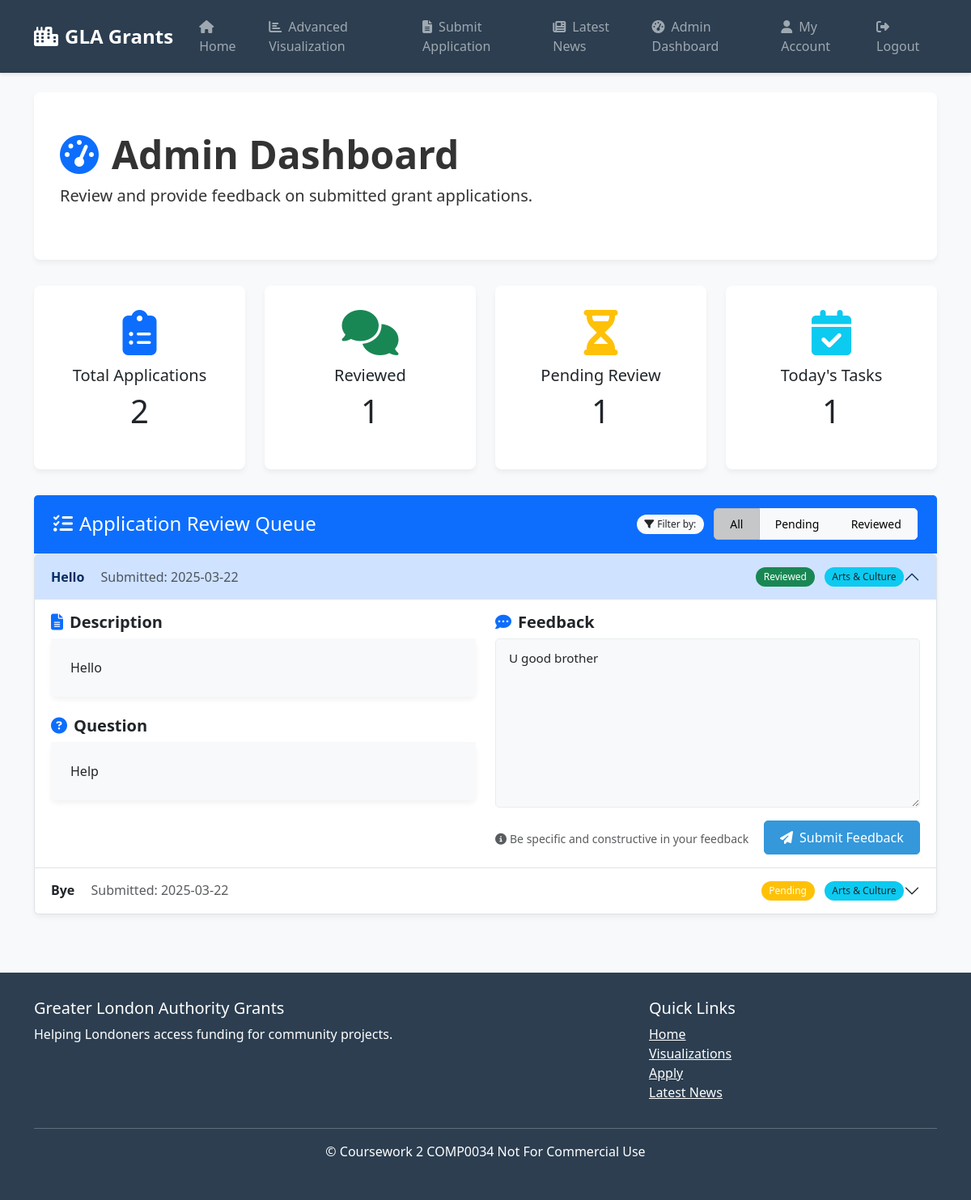
The app's page /admin-dashboard (signed in), older data.
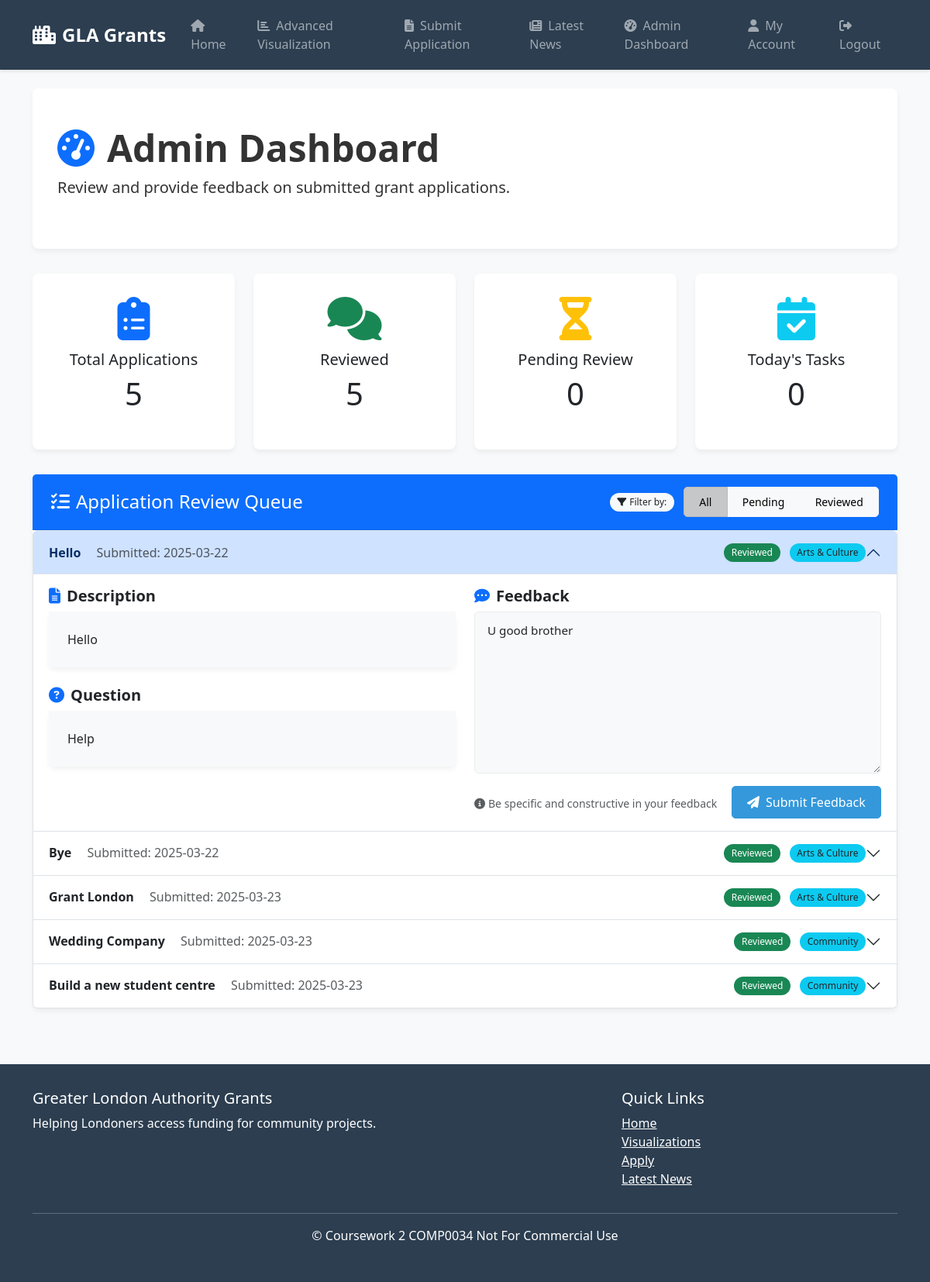
The same page, newer data.
### coursework2/gla_grants_app/models.py (models this page shows)
class GrantApplication(db.Model):
    __tablename__ = 'grant_applications'
    id: Mapped[int] = mapped_column(primary_key=True)
    user_id: Mapped[int] = mapped_column(ForeignKey('users.id'))
    title: Mapped[str] = mapped_column(Text, nullable=False)
    description: Mapped[str] = mapped_column(Text, nullable=False)
    category: Mapped[str] = mapped_column(Text, nullable=False)
    question: Mapped[str] = mapped_column(Text, nullable=False)
    comment: Mapped[Optional[str]] = mapped_column(Text)
    date_submitted: Mapped[str] = mapped_column(Text, nullable=False)
    user = relationship("User", back_populates="applications")

### coursework2/gla_grants_app/routes.py (the view)
@main.route('/admin-dashboard')
def admin_dashboard():
    if 'user_id' not in session:
        flash('Please log in to access this page', 'warning')
        return redirect(url_for('main.login'))
    if not session.get('is_admin', False):
        flash('You do not have permission to access this page', 'danger')
        return redirect(url_for('main.index'))
    applications = db.session.execute(db.select(GrantApplication)).scalars().all()
    return render_template('admin_dashboard.html', applications=applications)

### coursework2/gla_grants_app/templates/admin_dashboard.html (shortened to what this page needs)
{% extends "layout.html" %}
{% block content %}
<div class="hero-section">
    <h1 class="display-5 fw-bold">
        <i class="fas fa-tachometer-alt me-3 text-primary"></i>Admin Dashboard
    </h1>
    <p class="lead">Review and provide feedback on submitted grant applications.</p>
</div>
<div class="row mt-4">
    <div class="col-lg-3 col-md-6 mb-4">
        <div class="card border-primary h-100">
            <div class="card-body text-center">
                <div class="display-4 text-primary mb-2">
                    <i class="fas fa-clipboard-list"></i>
                </div>
                <h5 class="card-title">Total Applications</h5>
                <p class="card-text display-6">{{ applications|length }}</p>
            </div>
        </div>
    </div>
    <div class="col-lg-3 col-md-6 mb-4">
        <div class="card border-success h-100">
            <div class="card-body text-center">
                <div class="display-4 text-success mb-2">
                    <i class="fas fa-comments"></i>
                </div>
                <h5 class="card-title">Reviewed</h5>
                <p class="card-text display-6">{{ applications|selectattr('comment')|list|length }}</p>
            </div>
        </div>
    </div>
    <div class="col-lg-3 col-md-6 mb-4">
        <div class="card border-warning h-100">
            <div class="card-body text-center">
                <div class="display-4 text-warning mb-2">
                    <i class="fas fa-hourglass-half"></i>
                </div>
                <h5 class="card-title">Pending Review</h5>
                <p class="card-text display-6">{{ applications|rejectattr('comment')|list|length }}</p>
            </div>
        </div>
    </div>
    <div class="col-lg-3 col-md-6 mb-4">
        <div class="card border-info h-100">
            <div class="card-body text-center">
                <div class="display-4 text-info mb-2">
                    <i class="fas fa-calendar-check"></i>
                </div>
                <h5 class="card-title">Today's Tasks</h5>
                <p class="card-text display-6">{{ applications|rejectattr('comment')|list|length }}</p>
            </div>
        </div>
    </div>
</div>
<div class="row mt-2">
    <div class="col-md-12">
        <div class="card">
            <div class="card-header bg-primary text-white d-flex justify-content-between align-items-center">
                <h4 class="mb-0">
                    <i class="fas fa-tasks me-2"></i>Application Review Queue
                </h4>
                <div>
                    <span class="badge bg-light text-dark">
                        <i class="fas fa-filter me-1"></i>Filter by:
                    </span>
                    <div class="btn-group ms-2">
                        <button type="button" class="btn btn-sm btn-light active" data-filter="all" onclick="filterApplications('all')">All</button>
                        <button type="button" class="btn btn-sm btn-light" data-filter="pending" onclick="filterApplications('pending')">Pending</button>
                        <button type="button" class="btn btn-sm btn-light" data-filter="reviewed" onclick="filterApplications('reviewed')">Reviewed</button>
                    </div>
                </div>
            </div>
            <div class="card-body p-0">
                {% if applications %}
                    <div class="accordion" id="applicationAccordion">
                        {% for application in applications %}
                            <div class="accordion-item">
                                <h2 class="accordion-header" id="heading{{ application.id }}">
                                    <button class="accordion-button {{ 'collapsed' if not loop.first }}" type="button" data-bs-toggle="collapse" data-bs-target="#collapse{{ application.id }}" aria-expanded="{{ 'true' if loop.first else 'false' }}" aria-controls="collapse{{ application.id }}">
                                        <div class="d-flex align-items-center justify-content-between w-100">
                                            <div>
                                                <span class="fw-bold">{{ application.title }}</span>
                                                <span class="text-muted ms-3">Submitted: {{ application.date_submitted }}</span>
                                            </div>
                                            <div>
                                                <span class="badge {{ 'bg-success' if application.comment else 'bg-warning' }} me-2">
                                                    {{ 'Reviewed' if application.comment else 'Pending' }}
                                                </span>
                                                <span class="badge bg-info text-dark">{{ application.category }}</span>
                                            </div>
                                        </div>
                                    </button>
                                </h2>
                                <div id="collapse{{ application.id }}" class="accordion-collapse collapse {{ 'show' if loop.first }}" aria-labelledby="heading{{ application.id }}" data-bs-parent="#applicationAccordion">
                                    <div class="accordion-body">
                                        <div class="row">
                                            <div class="col-md-6">
                                                <div class="mb-3">
                                                    <h5 class="fw-bold">
                                                        <i class="fas fa-file-alt me-2 text-primary"></i>Description
                                                    </h5>
                                                    <div class="card">
                                                        <div class="card-body bg-light">
                                                            {{ application.description }}
                                                        </div>
                                                    </div>
                                                </div>
                                                <div>
                                                    <h5 class="fw-bold">
                                                        <i class="fas fa-question-circle me-2 text-primary"></i>Question
                                                    </h5>
                                                    <div class="card">
                                                        <div class="card-body bg-light">
                                                            {{ application.question }}
                                                        </div>
                                                    </div>
                                                </div>
                                            </div>
                                            <div class="col-md-6">
                                                <h5 class="fw-bold">
                                                    <i class="fas fa-comment-dots me-2 text-primary"></i>Feedback
                                                </h5>
                                                <form method="POST" action="{{ url_for('main.admin_review', application_id=application.id) }}">
                                                    <div class="mb-3">
                                                        <textarea name="comment" id="comment-{{ application.id }}" class="form-control" rows="8" placeholder="Provide detailed feedback for this application...">{{ application.comment or '' }}</textarea>
                                                    </div>
                                                    <div class="d-flex justify-content-between align-items-center">
                                                        <div class="form-text">
                                                            <i class="fas fa-info-circle me-1"></i>Be specific and constructive in your feedback
                                                        </div>
                                                        <button type="submit" class="btn btn-primary">
                                                            <i class="fas fa-paper-plane me-2"></i>Submit Feedback
                                                        </button>
                                                    </div>
                                                </form>
                                            </div>
                                        </div>
                                    </div>
                                </div>
                            </div>
                        {% endfor %}
                    </div>
                {% else %}
                    <div class="alert alert-info m-3">
                        <i class="fas fa-info-circle me-2"></i>No applications have been submitted yet.
                    </div>
                {% endif %}
            </div>
        </div>
    </div>
</div>
{% endblock %}

### coursework2/gla_grants_app/templates/layout.html (shortened to what this page needs)
<!DOCTYPE html>
<html lang="en">
<head>
    <link href="https://cdn.jsdelivr.net/npm/bootstrap@5.3.0-alpha1/dist/css/bootstrap.min.css" rel="stylesheet">
    <link rel="stylesheet" href="https://cdnjs.cloudflare.com/ajax/libs/font-awesome/6.4.0/css/all.min.css">
</head>
<body>
    <nav class="navbar navbar-expand-lg navbar-dark">
        <div class="container">
            <a class="navbar-brand" href="{% if session.get('user_id') %}{{ url_for('main.index') }}{% else %}{{ url_for('main.landing') }}{% endif %}">
                <i class="fas fa-city icon-spacing"></i>GLA Grants
            </a>
            <div class="collapse navbar-collapse" id="navbarNav">
                <ul class="navbar-nav me-auto">
                    {% if session.get('user_id') %}
                    <li class="nav-item">
                        <a class="nav-link" href="{{ url_for('main.index') }}">
                            <i class="fas fa-home icon-spacing"></i>Home
                        </a>
                    </li>
                    <li class="nav-item">
                        <a class="nav-link" href="{{ url_for('main.dash_visualization') }}">
                            <i class="fas fa-chart-bar icon-spacing"></i>Advanced Visualization
                        </a>
                    </li>
                    <li class="nav-item">
                        <a class="nav-link" href="{{ url_for('main.submit_application') }}">
                            <i class="fas fa-file-alt icon-spacing"></i>Submit Application
                        </a>
                    </li>
                    <li class="nav-item">
                        <a class="nav-link" href="{{ url_for('main.news') }}">
                            <i class="fas fa-newspaper icon-spacing"></i>Latest News
                        </a>
                    </li>
                    {% if session.get('is_admin') %}
                    <li class="nav-item">
                        <a class="nav-link" href="{{ url_for('main.admin_dashboard') }}">
                            <i class="fas fa-tachometer-alt icon-spacing"></i>Admin Dashboard
                        </a>
                    </li>
                    {% endif %}
                    {% endif %}
                </ul>
                <ul class="navbar-nav ms-auto">
                    {% if session.get('user_id') %}
                    <li class="nav-item">
                        <a class="nav-link" href="{{ url_for('main.account') }}">
                            <i class="fas fa-user icon-spacing"></i>My Account
                        </a>
                    </li>
                    <li class="nav-item">
                        <a class="nav-link" href="{{ url_for('main.logout') }}">
                            <i class="fas fa-sign-out-alt icon-spacing"></i>Logout
                        </a>
                    </li>
                    {% endif %}
                </ul>
            </div>
        </div>
    </nav>
    <div class="container mt-4">
        {% block content %}{% endblock %}
    </div>
    <footer class="footer mt-5">
        <div class="container">
            <div class="row">
                <div class="col-md-8">
                    <h5>Greater London Authority Grants</h5>
                    <p>Helping Londoners access funding for community projects.</p>
                </div>
                <div class="col-md-4">
                    <h5>Quick Links</h5>
                    <ul class="list-unstyled">
                        <li><a href="{{ url_for('main.landing') }}" class="text-white">Home</a></li>
                        {% if session.get('user_id') %}
                        <li><a href="{{ url_for('main.dash_visualization') }}" class="text-white">Visualizations</a></li>
                        <li><a href="{{ url_for('main.submit_application') }}" class="text-white">Apply</a></li>
                        <li><a href="{{ url_for('main.news') }}" class="text-white">Latest News</a></li>
                        {% else %}
                        <li><a href="{{ url_for('main.login') }}" class="text-white">Login</a></li>
                        <li><a href="{{ url_for('main.register') }}" class="text-white">Register</a></li>
                        {% endif %}
                    </ul>
                </div>
            </div>
            <hr class="bg-light">
            <div class="text-center">
                <p>&copy; Coursework 2 COMP0034 Not For Commercial Use</p>
            </div>
        </div>
    </footer>
</body>
</html>

Row changes from the older to the newer data that the page shows:
changed GrantApplication "Bye": comment "Pending" → "Reviewed"
added GrantApplication: title "Grant London", date_submitted "2025-03-23", comment "Reviewed", category "Arts & Culture"
added GrantApplication: title "Wedding Company", date_submitted "2025-03-23", comment "Reviewed", category "Community"
added GrantApplication: title "Build a new student centre", date_submitted "2025-03-23", comment "Reviewed", category "Community"
Text that changed along with them:
{{ applications|length }}: "2" → "5"
{{ applications|selectattr('comment')|list|length }}: "1" → "5"
{{ applications|rejectattr('comment')|list|length }}: "1" → "0"
